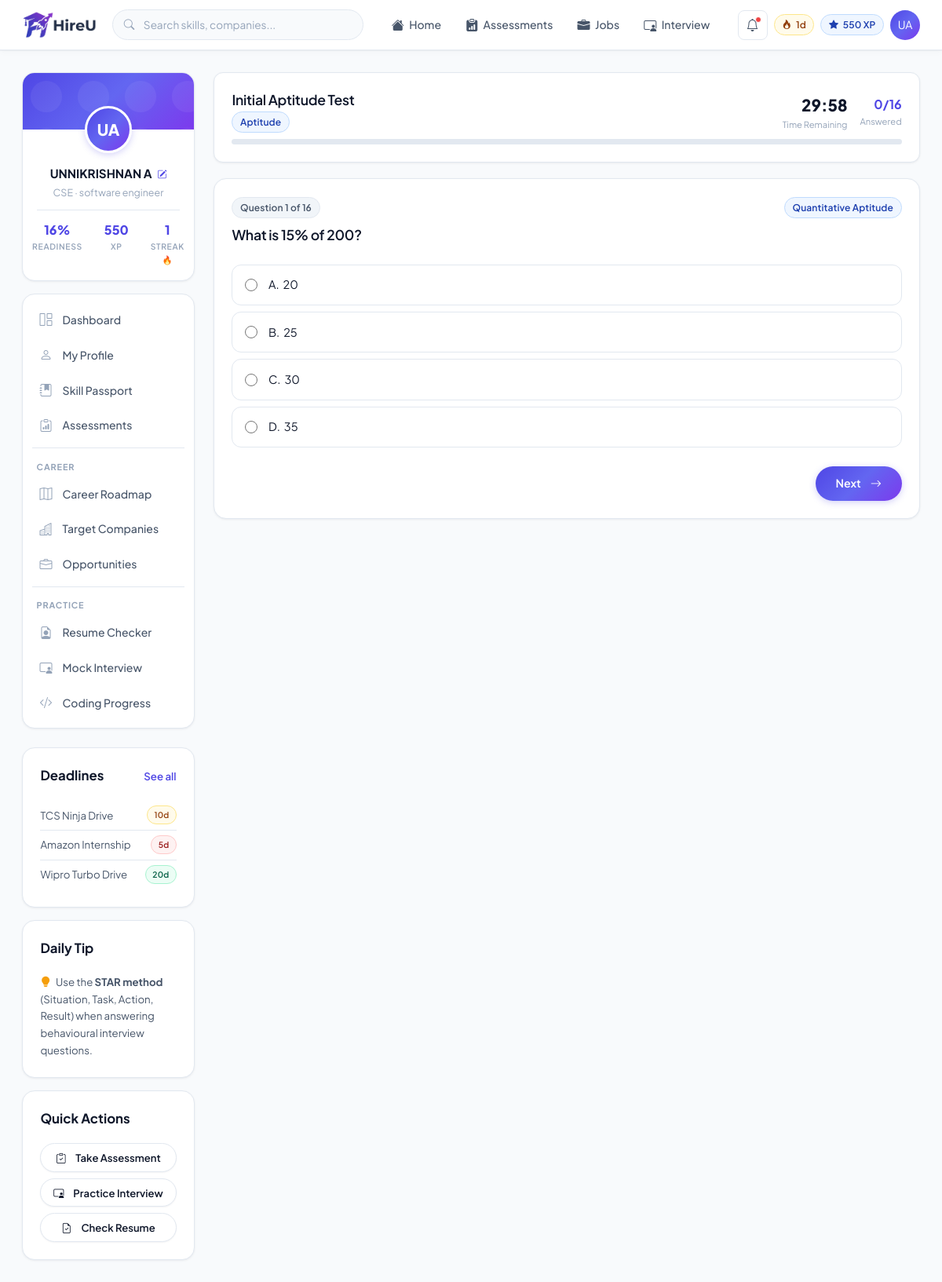
Page /assessment/1/take/ (signed in) on the committed database.
### accounts/models.py (models this page shows, shortened)
class User(AbstractUser):
    ROLE_CHOICES = (
        ('STUDENT', 'Student'),
        ('OFFICER', 'Placement Officer'),
        ('COMPANY', 'Company/Recruiter'),
        ('ADMIN', 'Admin'),
    )
    role = models.CharField(max_length=10, choices=ROLE_CHOICES, default='STUDENT')
    phone = models.CharField(max_length=15, blank=True, null=True)

class StudentProfile(models.Model):
    user = models.OneToOneField(User, on_delete=models.CASCADE, related_name='student_profile')
    department = models.ForeignKey(Department, on_delete=models.SET_NULL, null=True, blank=True)
    year = models.IntegerField(blank=True, null=True)
    cgpa = models.DecimalField(max_digits=4, decimal_places=2, blank=True, null=True)
    backlogs = models.IntegerField(default=0)
    career_goal = models.CharField(max_length=255, blank=True, null=True)
    career_track = models.ForeignKey(CareerTrack, on_delete=models.SET_NULL, null=True, blank=True)
    target_companies = models.ManyToManyField(Company, blank=True)
    overall_readiness = models.IntegerField(default=0)
    onboarding_completed = models.BooleanField(default=False)

class Department(models.Model):
    name = models.CharField(max_length=100)
    code = models.CharField(max_length=10, unique=True)

### gamification/models.py (models this page shows, shortened)
class Gamification(models.Model):
    student = models.OneToOneField(StudentProfile, on_delete=models.CASCADE, related_name='gamification')
    xp = models.IntegerField(default=0)
    streak = models.IntegerField(default=0)
    last_active_date = models.DateField(null=True, blank=True)

### assessment/models.py (models this page shows, shortened)
class Assessment(models.Model):
    ASSESSMENT_TYPES = (
        ('APTITUDE', 'Aptitude'),
        ('TECHNICAL', 'Technical Problem Solving'),
        ('COMMUNICATION', 'Communication & Interview'),
    )
    title = models.CharField(max_length=255)
    type = models.CharField(max_length=20, choices=ASSESSMENT_TYPES)
    description = models.TextField(blank=True, null=True)
    is_active = models.BooleanField(default=True)

class Question(models.Model):
    DIFFICULTY_CHOICES = (
        ('EASY', 'Easy'),
        ('MEDIUM', 'Medium'),
        ('HARD', 'Hard'),
    )
    section = models.ForeignKey(AssessmentSection, on_delete=models.CASCADE, related_name='questions')
    text = models.TextField()
    difficulty = models.CharField(max_length=10, choices=DIFFICULTY_CHOICES, default='MEDIUM')
    career_track = models.ForeignKey(CareerTrack, on_delete=models.SET_NULL, null=True, blank=True)
    department = models.ForeignKey(Department, on_delete=models.SET_NULL, null=True, blank=True)
    option_a = models.CharField(max_length=255)
    option_b = models.CharField(max_length=255)
    option_c = models.CharField(max_length=255)
    option_d = models.CharField(max_length=255)
    correct_option = models.CharField(max_length=1, choices=(('A', 'A'), ('B', 'B'), ('C', 'C'), ('D', 'D')))
    explanation = models.TextField(blank=True, null=True)

class AssessmentSection(models.Model):
    assessment = models.ForeignKey(Assessment, on_delete=models.CASCADE, related_name='sections')
    name = models.CharField(max_length=255) # e.g., Quantitative Aptitude, Logical Reasoning
    description = models.TextField(blank=True, null=True)

### assessment/views.py (the view, shortened to what this page needs)
# urls.py: path('<int:assessment_id>/take/', views.take_assessment, name='take_assessment'),
@login_required
def take_assessment(request, assessment_id):
    assessment = get_object_or_404(Assessment, id=assessment_id, is_active=True)
    questions = list(Question.objects.filter(section__assessment=assessment).order_by('id')[:20])
    context = {
        'assessment': assessment,
        'questions': questions,
        'total': len(questions),
    }
    return render(request, 'assessment/take.html', context)

### templates/assessment/take.html (shortened to what this page needs)
{% extends 'dashboard_base.html' %}
{% block dash_content %}
<div class="section-card" style="position:sticky;top:68px;z-index:100;border-radius:var(--r-md);">
  <div style="display:flex;align-items:center;justify-content:space-between;">
    <div>
      <h4 style="margin-bottom:.1rem;">{{ assessment.title }}</h4>
      <span class="pill pill-blue">{{ assessment.get_type_display }}</span>
    </div>
    <div style="display:flex;align-items:center;gap:1rem;">
      <div style="text-align:right;">
        <div id="timerDisplay" style="font-size:1.3rem;font-weight:800;font-variant-numeric:tabular-nums;color:var(--text-primary);">30:00</div>
        <div style="font-size:.7rem;color:var(--text-muted);">Time Remaining</div>
      </div>
      <div style="text-align:right;">
        <div style="font-size:1rem;font-weight:700;color:var(--primary);" id="progressCount">0/{{ total }}</div>
        <div style="font-size:.7rem;color:var(--text-muted);">Answered</div>
      </div>
    </div>
  </div>
  <div class="prog-bar mt-2"><div class="fill" id="progressBar" style="width:0%;"></div></div>
</div>
<form method="POST" id="assessmentForm">
  {% for q in questions %}
  <div class="section-card question-card" id="qcard-{{ forloop.counter }}" style="{% if not forloop.first %}display:none;{% endif %}">
    <div style="display:flex;justify-content:space-between;align-items:center;margin-bottom:.5rem;">
      <span class="pill pill-gray">Question {{ forloop.counter }} of {{ total }}</span>
      <span class="pill pill-blue">{{ q.section.name }}</span>
    </div>
    <h4 style="margin-bottom:1.5rem;line-height:1.5;color:var(--text-primary);">{{ q.text }}</h4>
    <div style="display:flex;flex-direction:column;gap:.5rem;">
      <label class="option-label" style="display:flex;align-items:center;gap:.85rem;padding:.85rem 1rem;border:1.5px solid var(--border);border-radius:var(--r-md);cursor:pointer;transition:all .15s;">
        <input type="radio" name="question_{{ q.id }}" value="A" style="width:16px;height:16px;accent-color:var(--primary);" onchange="optionSelected(this)"> A.&nbsp; {{ q.option_a }}
      </label>
      <label class="option-label" style="display:flex;align-items:center;gap:.85rem;padding:.85rem 1rem;border:1.5px solid var(--border);border-radius:var(--r-md);cursor:pointer;transition:all .15s;">
        <input type="radio" name="question_{{ q.id }}" value="B" style="width:16px;height:16px;accent-color:var(--primary);" onchange="optionSelected(this)"> B.&nbsp; {{ q.option_b }}
      </label>
      <label class="option-label" style="display:flex;align-items:center;gap:.85rem;padding:.85rem 1rem;border:1.5px solid var(--border);border-radius:var(--r-md);cursor:pointer;transition:all .15s;">
        <input type="radio" name="question_{{ q.id }}" value="C" style="width:16px;height:16px;accent-color:var(--primary);" onchange="optionSelected(this)"> C.&nbsp; {{ q.option_c }}
      </label>
      <label class="option-label" style="display:flex;align-items:center;gap:.85rem;padding:.85rem 1rem;border:1.5px solid var(--border);border-radius:var(--r-md);cursor:pointer;transition:all .15s;">
        <input type="radio" name="question_{{ q.id }}" value="D" style="width:16px;height:16px;accent-color:var(--primary);" onchange="optionSelected(this)"> D.&nbsp; {{ q.option_d }}
      </label>
    </div>
    <div style="display:flex;justify-content:space-between;margin-top:1.5rem;">
      {% if forloop.last %}
      <button type="submit" class="btn-primary-pro" id="submitBtn">Submit Assessment <i class="bi bi-check-circle ms-1"></i></button>
      {% else %}
      <button type="button" class="btn-primary-pro" onclick="navigate(1)">Next <i class="bi bi-arrow-right ms-1"></i></button>
      {% endif %}
    </div>
  </div>
  {% endfor %}
</form>
{% endblock %}

### templates/dashboard_base.html (shortened to what this page needs)
{% load static %}
<!DOCTYPE html>
<html lang="en">
<head>
  <link href="https://cdn.jsdelivr.net/npm/bootstrap@5.3.2/dist/css/bootstrap.min.css" rel="stylesheet">
  <link href="https://cdn.jsdelivr.net/npm/bootstrap-icons@1.11.2/font/bootstrap-icons.css" rel="stylesheet">
  <link href="{% static 'css/style.css' %}?v=clean_ui_v8" rel="stylesheet">
</head>
<body>
  <nav class="topnav" id="topnav">
    <a href="/" class="topnav-brand">
      <img src="{% static 'images/logo_new.png' %}" alt="HireU"
        style="height:36px;width:auto;object-fit:contain;display:block;">
    </a>
    <div class="topnav-search">
      <input type="text" placeholder="Search skills, companies..." id="globalSearch" autocomplete="off">
    </div>
    <div class="topnav-links">
      <a href="{% url 'dashboard' %}" class="topnav-link {% block nav_home %}{% endblock %}"><i
          class="bi bi-house-fill"></i>Home</a>
      <a href="{% url 'assessments' %}" class="topnav-link {% block nav_assess %}{% endblock %}"><i
          class="bi bi-clipboard-data-fill"></i>Assessments</a>
      <a href="{% url 'opportunity_hub' %}" class="topnav-link {% block nav_opps %}{% endblock %}"><i
          class="bi bi-briefcase-fill"></i>Jobs</a>
      <a href="{% url 'mock_interview' %}" class="topnav-link {% block nav_iv %}{% endblock %}"><i
          class="bi bi-person-video3"></i>Interview</a>
    </div>
    <div style="display:flex;align-items:center;gap:.5rem;margin-left:auto;">
      <div class="dropdown">
        <button class="notif-btn" data-bs-toggle="dropdown" aria-label="Notifications">
          <i class="bi bi-bell"></i>
          <span class="notif-dot" id="notifDot" style="display:none;"></span>
        </button>
      </div>
      <span class="pill pill-yellow d-none d-sm-inline-flex"><i class="bi bi-fire pulse-fire"></i>{{ request.user.student_profile.gamification.streak|default:"0" }}d</span>
      <span class="pill pill-blue d-none d-sm-inline-flex"><i class="bi bi-star-fill"></i>{{ request.user.student_profile.gamification.xp|default:"0" }} XP</span>
      <div class="dropdown">
        <div class="topnav-avatar" data-bs-toggle="dropdown" style="cursor:pointer;"
          title="{{ request.user.get_full_name }}">
          {{ request.user.first_name|slice:":1" }}{{ request.user.last_name|slice:":1" }}
        </div>
      </div>
    </div>
  </nav>
  <div class="dash-layout {% block dash_layout_class %}{% endblock %}">
    <aside class="dash-left">
      <div class="profile-card">
        <div class="profile-card-cover"></div>
        <div class="profile-card-avatar">
          {{ request.user.first_name|slice:":1" }}{{ request.user.last_name|slice:":1" }}
        </div>
        <div class="profile-card-body">
          <a href="{% url 'profile' %}" style="text-decoration:none;color:inherit;">
            <div class="profile-card-name">{{ request.user.get_full_name|default:request.user.username }} <i
                class="bi bi-pencil-square ms-1" style="font-size:.75rem;color:var(--primary);"></i></div>
          </a>
          <div class="profile-card-meta">
            {{ request.user.student_profile.department.code|default:"Student" }} ·
            {{ request.user.student_profile.career_goal|default:"Career goal not set"|truncatechars:22 }}
          </div>
          <div class="profile-card-stat">
            <div class="profile-stat-item">
              <div class="profile-stat-num">{{ request.user.student_profile.overall_readiness }}%</div>
              <div class="profile-stat-lbl">Readiness</div>
            </div>
            <div class="profile-stat-item">
              <div class="profile-stat-num">{{ request.user.student_profile.gamification.xp|default:"0" }}</div>
              <div class="profile-stat-lbl">XP</div>
            </div>
            <div class="profile-stat-item">
              <div class="profile-stat-num">{{ request.user.student_profile.gamification.streak|default:"0" }}</div>
              <div class="profile-stat-lbl">Streak <span class="pulse-fire">🔥</span></div>
            </div>
          </div>
        </div>
      </div>
      <nav class="sidenav">
        <a href="{% url 'dashboard' %}" class="sidenav-item {% block sn_dash %}{% endblock %}"><i
            class="bi bi-grid-1x2"></i>Dashboard</a>
        <a href="{% url 'profile' %}" class="sidenav-item {% block sn_profile %}{% endblock %}"><i
            class="bi bi-person"></i>My Profile</a>
        <a href="{% url 'skill_passport' %}" class="sidenav-item {% block sn_passport %}{% endblock %}"><i
            class="bi bi-journal-bookmark-fill"></i>Skill Passport</a>
        <a href="{% url 'assessments' %}" class="sidenav-item {% block sn_assess %}{% endblock %}"><i
            class="bi bi-clipboard-data"></i>Assessments</a>
        <div class="sidenav-divider"></div>
        <div class="sidenav-label">Career</div>
        <a href="{% url 'career_roadmap' %}" class="sidenav-item {% block sn_roadmap %}{% endblock %}"><i
            class="bi bi-map"></i>Career Roadmap</a>
        <a href="{% url 'edit_profile' %}" class="sidenav-item {% block sn_companies %}{% endblock %}"><i
            class="bi bi-buildings"></i>Target Companies</a>
        <a href="{% url 'opportunity_hub' %}" class="sidenav-item {% block sn_opps %}{% endblock %}"><i
            class="bi bi-briefcase"></i>Opportunities</a>
        <div class="sidenav-divider"></div>
        <div class="sidenav-label">Practice</div>
        <a href="{% url 'upload_resume' %}" class="sidenav-item {% block sn_resume %}{% endblock %}"><i
            class="bi bi-file-earmark-person"></i>Resume Checker</a>
        <a href="{% url 'mock_interview' %}" class="sidenav-item {% block sn_iv %}{% endblock %}"><i
            class="bi bi-person-video3"></i>Mock Interview</a>
        <a href="{% url 'coding_progress' %}" class="sidenav-item {% block sn_code %}{% endblock %}"><i
            class="bi bi-code-slash"></i>Coding Progress</a>
      </nav>
    </aside>
    <main class="dash-main">
      {% block dash_content %}{% endblock %}
    </main>
    <aside class="dash-right">
      {% block right_sidebar %}
      <div class="section-card">
        <div class="section-header">
          <span class="section-title">Deadlines</span>
          <a href="{% url 'opportunity_hub' %}" class="section-action">See all</a>
        </div>
        <div style="font-size:.83rem;color:var(--text-secondary);line-height:1.6;">
          <div
            style="padding:.4rem 0;border-bottom:1px solid var(--border);display:flex;justify-content:space-between;align-items:center;">
            <span>TCS Ninja Drive</span>
            <span class="pill pill-orange" style="font-size:.65rem;">10d</span>
          </div>
          <div
            style="padding:.4rem 0;border-bottom:1px solid var(--border);display:flex;justify-content:space-between;align-items:center;">
            <span>Amazon Internship</span>
            <span class="pill pill-red" style="font-size:.65rem;">5d</span>
          </div>
          <div style="padding:.4rem 0;display:flex;justify-content:space-between;align-items:center;">
            <span>Wipro Turbo Drive</span>
            <span class="pill pill-green" style="font-size:.65rem;">20d</span>
          </div>
        </div>
      </div>
      <div class="section-card">
        <div class="section-header"><span class="section-title">Daily Tip</span></div>
        <p style="font-size:.83rem;color:var(--text-secondary);line-height:1.65;margin:0;">
          <i class="bi bi-lightbulb-fill text-warning me-1"></i>
          Use the <strong>STAR method</strong> (Situation, Task, Action, Result) when answering behavioural interview
          questions.
        </p>
      </div>
      <div class="section-card">
        <div class="section-header"><span class="section-title">Quick Actions</span></div>
        <div style="display:flex;flex-direction:column;gap:.5rem;">
          <a href="{% url 'assessments' %}" class="btn-outline-pro btn-sm w-100" style="justify-content:center;"><i
              class="bi bi-clipboard-check me-1"></i>Take Assessment</a>
          <a href="{% url 'mock_interview' %}" class="btn-outline-pro btn-sm w-100" style="justify-content:center;"><i
              class="bi bi-person-video3 me-1"></i>Practice Interview</a>
          <a href="{% url 'upload_resume' %}" class="btn-outline-pro btn-sm w-100" style="justify-content:center;"><i
              class="bi bi-file-earmark-check me-1"></i>Check Resume</a>
        </div>
      </div>
      {% endblock %}
    </aside>
  </div>
</body>
</html>

### rows in the picture
User: user.student_profile.gamification.streak "1", user.student_profile.gamification.xp "550", user.first_name "U", user.last_name "A", user.get_full_name "UNNIKRISHNAN A", user.student_profile.department.code "CSE", user.student_profile.career_goal "software engineer", user.student_profile.overall_readiness "16"
Assessment: title "Initial Aptitude Test", type "Aptitude"
Question: total "16", section.name "Quantitative Aptitude", text "What is 15% of 200?", option_a "20", option_b "25", option_c "30", option_d "35"

### other values in the picture
{{ total }} "16"
